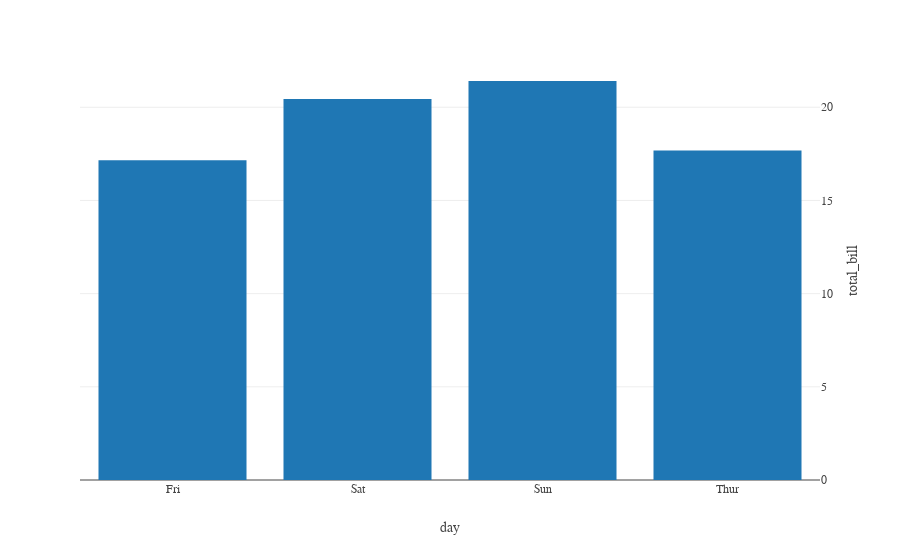

The notebook cell saved with this chart:
### Code cell
tips.groupby("day").agg({"total_bill": "mean"}).pipe(lambda df: px.bar(df.reset_index(), x="day", y="total_bill"))

### Figure 1 — Plotly figure (JSON) as saved in the notebook; plotly's stock layout.template omitted (floating-point values rounded to 4 significant figures)
{"data": [{"alignmentgroup": "True", "hoverlabel": {"namelength": 0}, "hovertemplate": "day=%{x}<br>total_bill=%{y}", "legendgroup": "", "marker": {"color": "#1F77B4"}, "name": "", "offsetgroup": "", "orientation": "v", "showlegend": false, "textposition": "auto", "type": "bar", "x": ["Fri", "Sat", "Sun", "Thur"], "xaxis": "x", "y": [17.15, 20.44, 21.41, 17.68], "yaxis": "y"}], "layout": {"autosize": true, "barmode": "relative", "legend": {"tracegroupgap": 0}, "margin": {"t": 60}, "xaxis": {"anchor": "y", "autorange": true, "domain": [0, 1], "range": [-0.5, 3.5], "title": {"text": "day"}, "type": "category"}, "yaxis": {"anchor": "x", "autorange": true, "domain": [0, 1], "range": [0, 22.54], "title": {"text": "total_bill"}, "type": "linear"}}}
